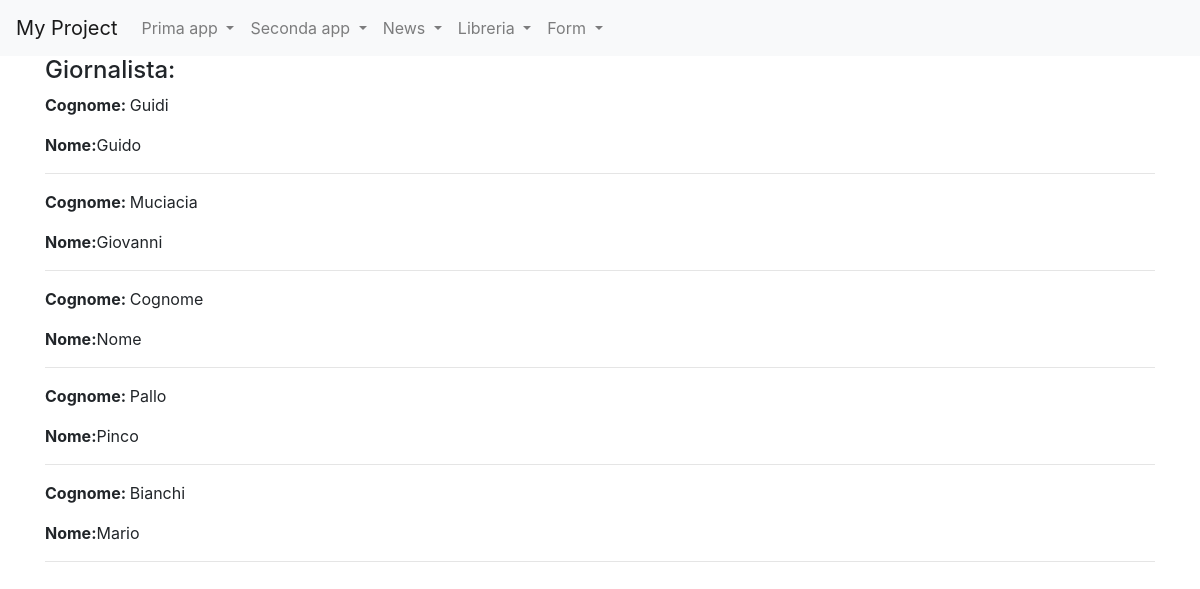
/news/lista_giornalisti/, run on an earlier commit of the app's database.
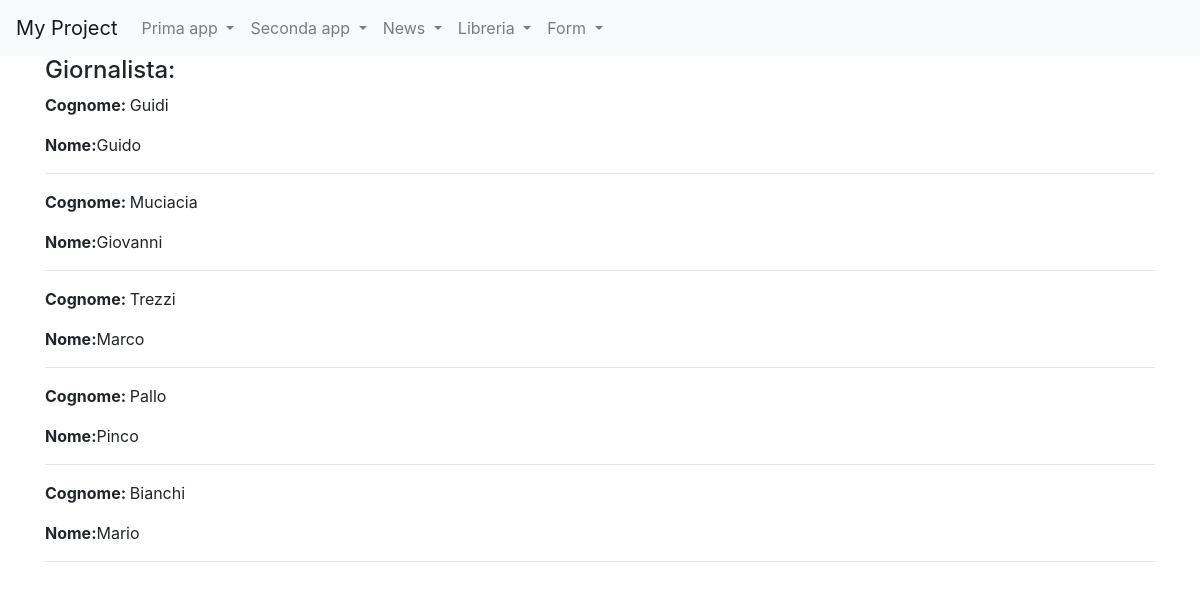
And on a later commit of the database.
### news/models.py (models this page shows, shortened)
class Giornalista(models.Model):
    nome= models.CharField(max_length=20)
    cognome= models.CharField(max_length=20)
    class Meta:
        verbose_name="Giornalista"
        verbose_name_plural="Giornalisti"

### news/views.py (the view)
# urls.py: path("lista_giornalisti/", GiornalistaListView.as_view(), name="lista_giornalisti")
class GiornalistaListView(ListView):
    model=Giornalista
    template_name="lista_giornalisti.html"
    def get_context_data(self, **kwargs):
        context=super().get_context_data(**kwargs)
        context["giornalisti"]= Giornalista.objects.all()
        return context

### news/templates/lista_giornalisti.html (shortened to what this page needs)
{% extends 'base.html'%}
{%block content%}
    <h4>Giornalista: </h4>
    {% for giornalista in giornalisti %}
        <p><strong>Cognome: </strong>{{giornalista.cognome}}</p>
        <p><strong>Nome:</strong>{{ giornalista.nome}}</p>
        <hr>
    {% endfor %}
{% endblock content %}

What changed in the data, as far as the page shows it:
removed Giornalista: cognome "Cognome", nome "Nome"
added Giornalista: cognome "Trezzi", nome "Marco"
